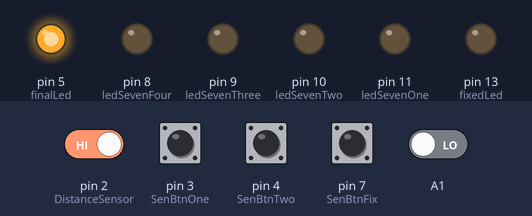
A sketch run on a simulated Arduino Uno, built with avr-gcc and run on an emulated ATmega328P. On the bench: output pins drawn as LEDs (lit = HIGH). Inputs (shaded band) come from the test bench; at power-on: pin 2 (DistanceSensor) HIGH, A1, pin 3 (SenBtnOne), pin 4 (SenBtnTwo), pin 7 (SenBtnFix) LOW. What the sketch prints to the serial monitor is not drawn.

Above: at 1.2 s.
1.3 s: pin 7 (SenBtnFix) pulled HIGH for 0.15 s
At 1.7 s:
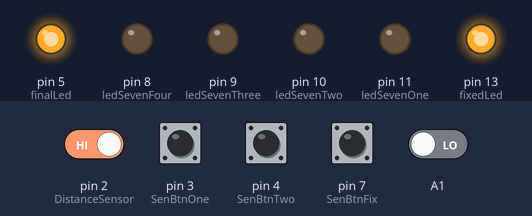
3.3 s: pin 2 (DistanceSensor) driven LOW
At 4.4 s:
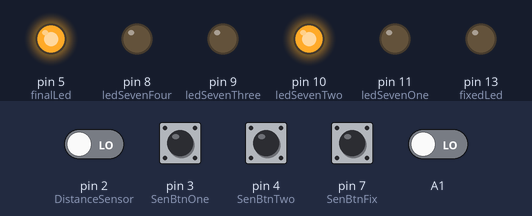
4.8 s: pin 3 (SenBtnOne) pulled HIGH for 0.15 s
At 4.87 s:
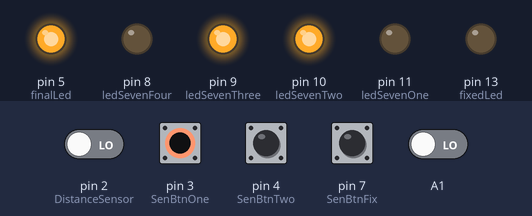
6.4 s: pin 4 (SenBtnTwo) pulled HIGH for 0.15 s
At 6.47 s:
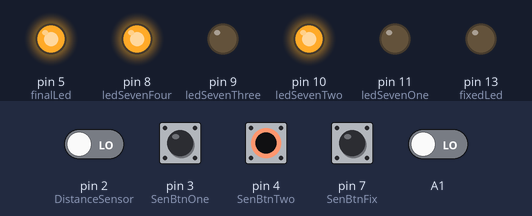
8.0 s: pin 7 (SenBtnFix) pulled HIGH for 1 s
At 8.4 s:
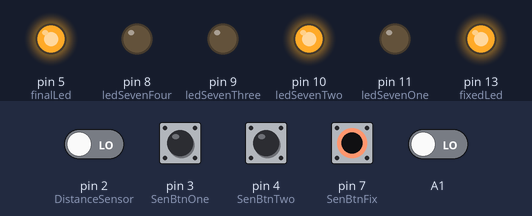
10.5 s: pin 2 (DistanceSensor) driven HIGH
At 11.1 s:
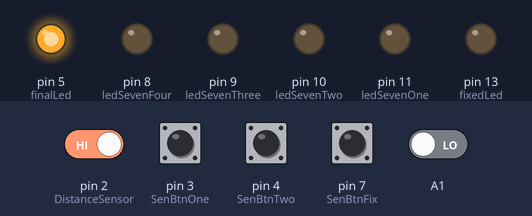
Timing chart, 0 to 13.0 s (numbered marks = the images above; inputs shaded):
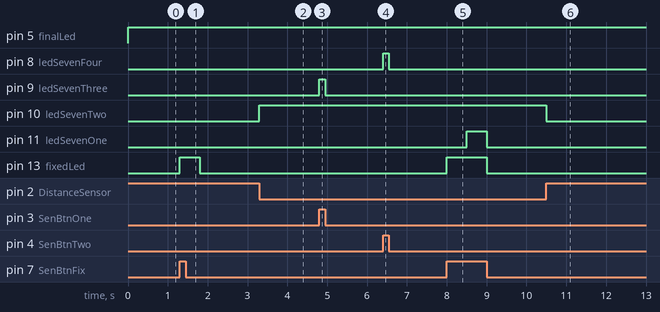

Measured:
- after the input at 1.3 s, pin 13 (fixedLed): LOW → HIGH at once, → LOW 0.50 s later
- after the input at 3.3 s, pin 10 (ledSevenTwo): LOW → HIGH at once
- after the input at 4.8 s, pin 9 (ledSevenThree): LOW → HIGH at once, → LOW 0.15 s later
- after the input at 6.4 s, pin 8 (ledSevenFour): LOW → HIGH at once, → LOW 0.15 s later
- after the input at 8.0 s, pin 11 (ledSevenOne): LOW → HIGH after 0.50 s, → LOW 0.50 s later; pin 13 (fixedLed): LOW → HIGH at once, → LOW 1.0 s later
- after the input at 10.5 s, pin 10 (ledSevenTwo): HIGH → LOW at once

The sketch:

mainSensorWithDatchkickSoftSevenLeds.ino
```cpp
/*программа в которой фиксированая кнопка стала обычной*/

/*переменные кнопок и датчика*/
const int SenBtnFix = 7;
const int SenBtnOne = 3;
const int SenBtnTwo = 4;
const int DistanceSensor = 2;

/*переменные светодиодов*/
const int finalLed = 5;
const int fixedLed = 13;// раньше был - 6
const int ledSevenOne = 11;
const int ledSevenTwo = 10;
const int ledSevenThree = 9;
const int ledSevenFour = 8;

/*переменные состояния кнопок*/
int buttonStateSenBtnFix = 0;
int buttonStateSenBtnOne = 0;
int buttonStateSenBtnTwo = 0;
int buttonStateDistanceSensor = 0;

int isFixDistancePressed = 0;
int isFixbtnPressed = 0;

void setup() {
  pinMode(SenBtnFix, INPUT);
  pinMode(SenBtnOne, INPUT);
  pinMode(SenBtnTwo, INPUT);
  pinMode(DistanceSensor, INPUT);

  pinMode(finalLed, OUTPUT);
  pinMode(fixedLed, OUTPUT);
  pinMode(ledSevenOne, OUTPUT);
  pinMode(ledSevenTwo, OUTPUT);
  pinMode(ledSevenThree, OUTPUT);
  pinMode(ledSevenFour, OUTPUT);

  Serial.begin(9600);

}

void loop() {
  buttonStateSenBtnFix = digitalRead(SenBtnFix);
  buttonStateSenBtnOne = digitalRead(SenBtnOne);
  buttonStateSenBtnTwo = digitalRead(SenBtnTwo);
  buttonStateDistanceSensor = digitalRead(DistanceSensor);

/*блок с низу отвечает за дисплей передвинул из за того что дисплей зажигается после светодиода*/
  if(buttonStateSenBtnOne == HIGH){
    digitalWrite(ledSevenThree, HIGH);
  }
  else if(buttonStateSenBtnTwo == HIGH){
    digitalWrite(ledSevenFour, HIGH);
  }
  else if(buttonStateSenBtnTwo == HIGH && buttonStateSenBtnOne == HIGH){
    digitalWrite(ledSevenThree, LOW);
    digitalWrite(ledSevenFour, LOW);
    digitalWrite(ledSevenThree, HIGH);
    digitalWrite(ledSevenFour, HIGH);
  }
  else{
    digitalWrite(ledSevenThree, LOW);
    digitalWrite(ledSevenFour, LOW);
  }
  /*-------------------------*/


  if(buttonStateSenBtnFix == HIGH){
    isFixbtnPressed = 1;
    digitalWrite(fixedLed, HIGH);
    delay(500);
    digitalWrite(fixedLed, LOW);
  }

  if(isFixbtnPressed == 1 && buttonStateDistanceSensor == LOW){
    Serial.print(isFixbtnPressed);
    isFixDistancePressed = 1;
  }
  else{
    isFixDistancePressed = 0;
  }
  if(isFixDistancePressed == 1 && buttonStateSenBtnOne == HIGH && buttonStateSenBtnTwo == HIGH){
    digitalWrite(finalLed, LOW); /*поменяли high и low*/
    delay(7000);
  }
  else{
    digitalWrite(finalLed, HIGH);
    }


  /*робота с семи контаутнами светодиодами*/
  if(buttonStateSenBtnFix == HIGH){
    digitalWrite(ledSevenOne, HIGH);
  }
  else{
    digitalWrite(ledSevenOne, LOW);
  }
  if(buttonStateDistanceSensor == LOW){
    digitalWrite(ledSevenTwo, HIGH);
  }
  else{
    digitalWrite(ledSevenTwo, LOW);
  }

  /*reset button*/
  if(digitalRead(A1) == HIGH)
  {
    isFixbtnPressed = LOW;
    isFixDistancePressed = 0;
    isFixDistancePressed = 0;
    digitalWrite(ledSevenOne, LOW);
    digitalWrite(ledSevenThree, LOW);
    digitalWrite(ledSevenFour, LOW);
  }

}
```
